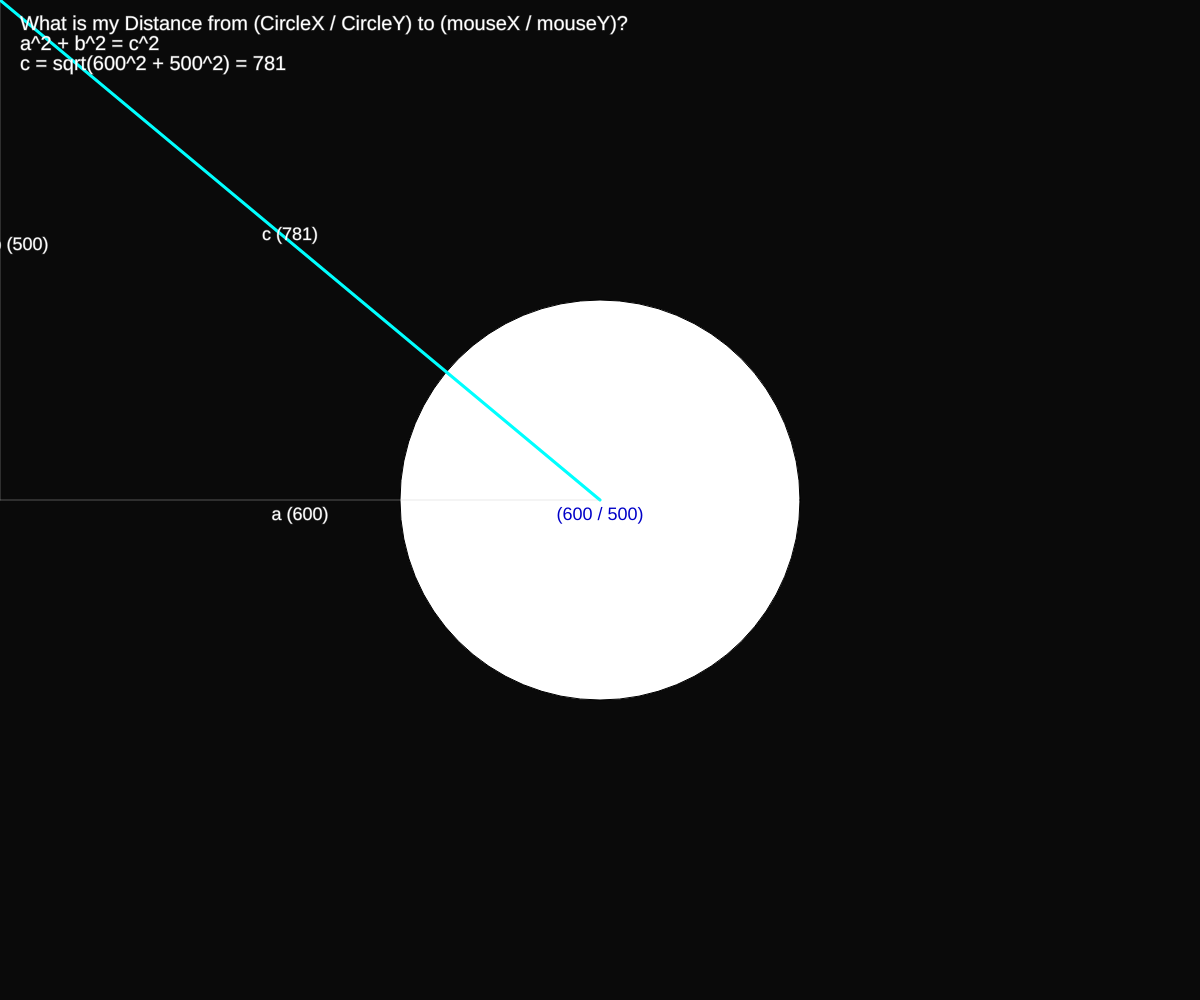
Frame 1 (no input)
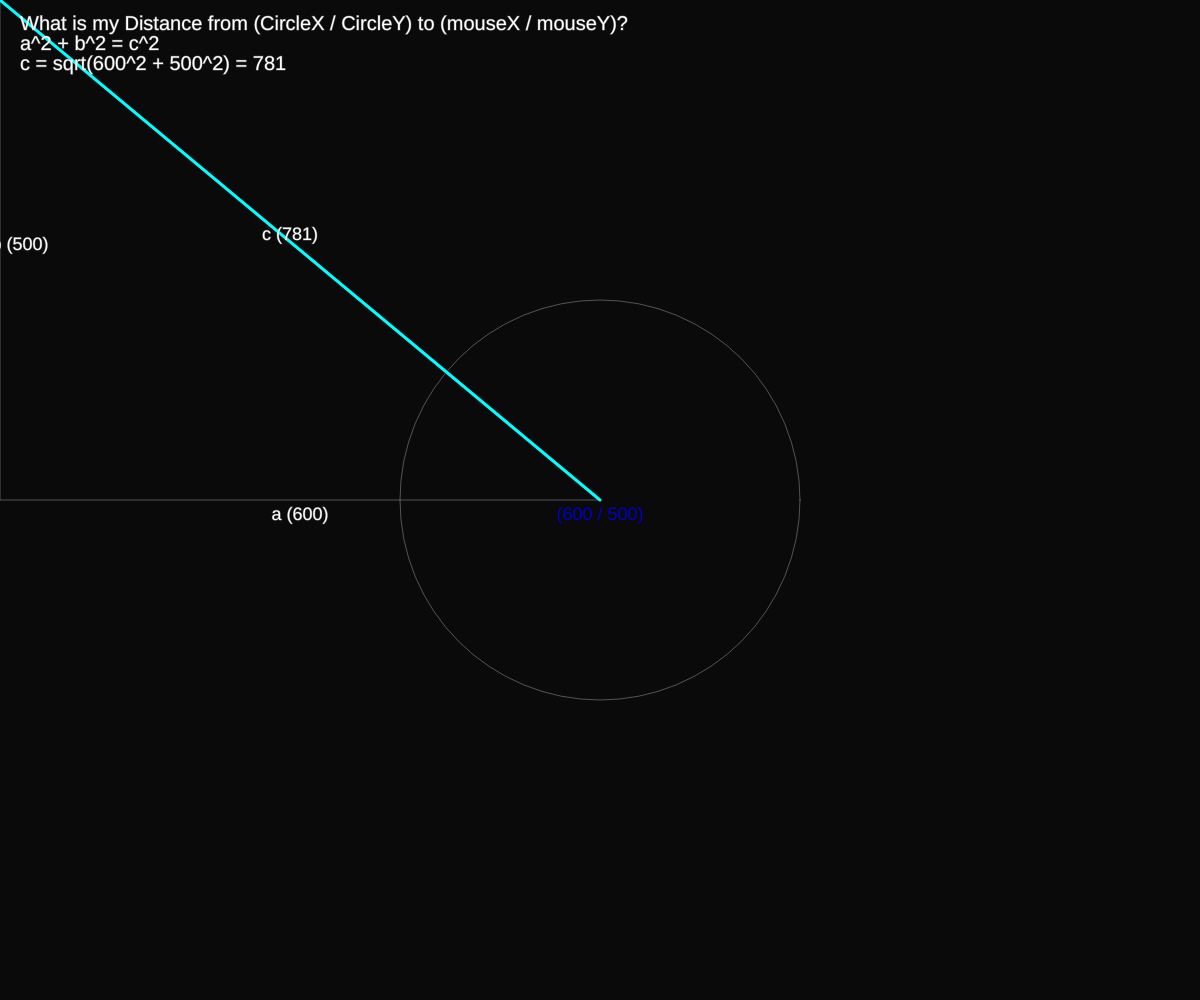
Frame 60 (no input)
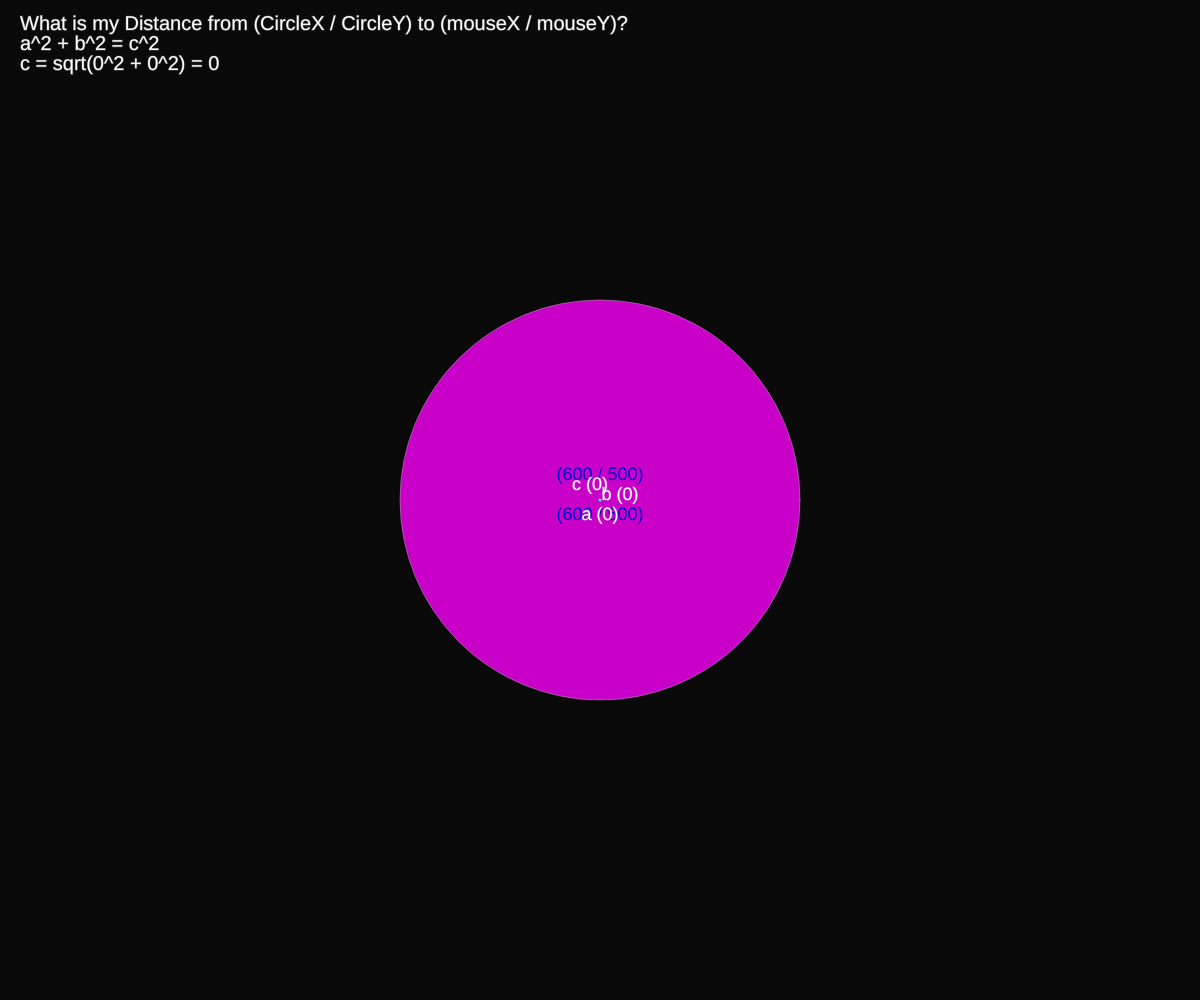
Frame 120 (the mouse pressed at the canvas centre since frame 60)

The p5.js sketch that drew these frames (run headless with seeded random() and noise() and a simulated clock; from frame 60 on, the mouse is pressed at the canvas centre):

// p5.js sketch
// ── sketch.js
let circleX, circleY, circleR;

function setup() {
  createCanvas(windowWidth, windowHeight);
  circleX = width/2;
  circleY = height/2;
  circleR = 200;
}

function draw() {
  background(10);

  // we have a circle
  ellipseMode(RADIUS);                    // ellipsemode needs to be radius, so we can catch a mousehover correctly at the end of draw().
  circle(circleX, circleY, circleR);      

  // and we have a mouseposition relative to that circle
  stroke(0,255,255)
  strokeWeight(3);
  line(mouseX, mouseY, circleX, circleY);
 
  textAlign(CENTER);
  textSize(18);
  fill(0,0,200);
  noStroke();

  text("("+mouseX + " / " + mouseY+")", mouseX,mouseY-20);            //mouseposition
  text("("+circleX + " / " + circleY+")", circleX,circleY+20);        //center of circle

  stroke(200,100);
  strokeWeight(1);
  line(circleX,circleY,mouseX,circleY);                               // length on x axis
  line(mouseX,circleY,mouseX, mouseY);                                // length on y axis

  // what is my actual distance for each dimension?
  let x_length = abs(circleX-mouseX);
  let y_length = abs(circleY-mouseY);

  // good old pythagoras: a^2 + b^2 = c^2 ---> c = sqrt(a^2 + b^2);
  let distance = int(sqrt(x_length*x_length+y_length*y_length));

  // draw length values on screen at correct centered position
  fill(255);
  text("a ("+x_length+")", circleX+(mouseX-circleX)/2, circleY+20);
  text("b ("+y_length+")", mouseX+20, circleY-(circleY-mouseY)/2, );
  text("c ("+distance+")", circleX+(mouseX-circleX)/2-10, circleY-(circleY-mouseY)/2-10);
  
  // draw math function
  fill(255)
  textAlign(LEFT);
  textSize(20);
  text("What is my Distance from (CircleX / CircleY) to (mouseX / mouseY)?", 20, 30);
  text("a^2 + b^2 = c^2", 20, 50);
  text("c = sqrt(" +x_length +"^2 + "+ y_length +"^2) = "+ distance, 20, 70);

  // 🎉 dist() is giving us pythagoras for free! *yay
  let result = dist(mouseX, mouseY, circleX, circleY);
  if (result <= circleR) fill(200,0,200); 
  else fill(10);


}
